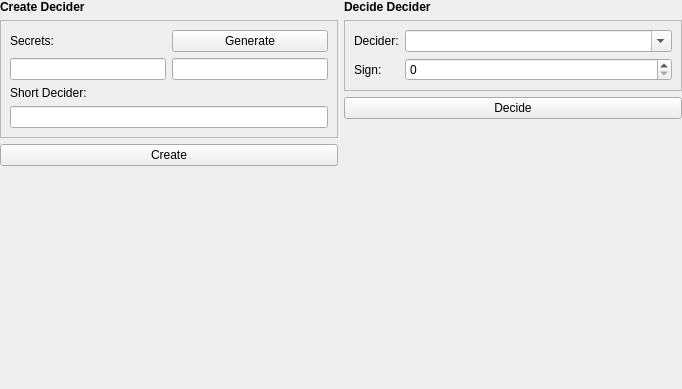
<?xml version="1.0" encoding="UTF-8"?>
<ui version="4.0">
 <class>Form</class>
 <widget class="QWidget" name="Form">
  <property name="geometry">
   <rect>
    <x>0</x>
    <y>0</y>
    <width>682</width>
    <height>389</height>
   </rect>
  </property>
  <property name="windowTitle">
   <string>Form</string>
  </property>
  <layout class="QHBoxLayout" name="horizontalLayout" stretch="1,1">
   <property name="leftMargin">
    <number>0</number>
   </property>
   <property name="topMargin">
    <number>0</number>
   </property>
   <property name="rightMargin">
    <number>0</number>
   </property>
   <property name="bottomMargin">
    <number>0</number>
   </property>
   <item>
    <widget class="QWidget" name="widget_2" native="true">
     <layout class="QVBoxLayout" name="verticalLayout">
      <property name="leftMargin">
       <number>0</number>
      </property>
      <property name="topMargin">
       <number>0</number>
      </property>
      <property name="rightMargin">
       <number>0</number>
      </property>
      <property name="bottomMargin">
       <number>0</number>
      </property>
      <item>
       <widget class="QLabel" name="label">
        <property name="text">
         <string>&lt;b&gt;Create Decider&lt;/b&gt;</string>
        </property>
       </widget>
      </item>
      <item>
       <widget class="QFrame" name="frame_3">
        <property name="frameShape">
         <enum>QFrame::StyledPanel</enum>
        </property>
        <property name="frameShadow">
         <enum>QFrame::Raised</enum>
        </property>
        <layout class="QGridLayout" name="gridLayout">
         <item row="1" column="0">
          <widget class="QLineEdit" name="lineEdit"/>
         </item>
         <item row="3" column="0" colspan="2">
          <widget class="QLineEdit" name="lineEdit_3">
           <property name="readOnly">
            <bool>true</bool>
           </property>
          </widget>
         </item>
         <item row="1" column="1">
          <widget class="QLineEdit" name="lineEdit_2"/>
         </item>
         <item row="0" column="0">
          <widget class="QLabel" name="label_3">
           <property name="text">
            <string>Secrets:</string>
           </property>
          </widget>
         </item>
         <item row="0" column="1">
          <widget class="QPushButton" name="pushButton">
           <property name="text">
            <string>Generate</string>
           </property>
          </widget>
         </item>
         <item row="2" column="0">
          <widget class="QLabel" name="label_4">
           <property name="text">
            <string>Short Decider:</string>
           </property>
          </widget>
         </item>
        </layout>
       </widget>
      </item>
      <item>
       <widget class="QPushButton" name="pushButton_2">
        <property name="text">
         <string>Create</string>
        </property>
       </widget>
      </item>
      <item>
       <spacer name="verticalSpacer">
        <property name="orientation">
         <enum>Qt::Vertical</enum>
        </property>
        <property name="sizeHint" stdset="0">
         <size>
          <width>20</width>
          <height>40</height>
         </size>
        </property>
       </spacer>
      </item>
     </layout>
    </widget>
   </item>
   <item>
    <widget class="QWidget" name="widget" native="true">
     <layout class="QVBoxLayout" name="verticalLayout_2">
      <property name="leftMargin">
       <number>0</number>
      </property>
      <property name="topMargin">
       <number>0</number>
      </property>
      <property name="rightMargin">
       <number>0</number>
      </property>
      <property name="bottomMargin">
       <number>0</number>
      </property>
      <item>
       <widget class="QLabel" name="label_2">
        <property name="text">
         <string>&lt;b&gt;Decide Decider&lt;/b&gt;</string>
        </property>
       </widget>
      </item>
      <item>
       <widget class="QFrame" name="frame_4">
        <property name="frameShape">
         <enum>QFrame::StyledPanel</enum>
        </property>
        <property name="frameShadow">
         <enum>QFrame::Raised</enum>
        </property>
        <layout class="QGridLayout" name="gridLayout_2" columnstretch="0,1">
         <item row="0" column="1">
          <widget class="QComboBox" name="comboBox">
           <property name="editable">
            <bool>true</bool>
           </property>
          </widget>
         </item>
         <item row="0" column="0">
          <widget class="QLabel" name="label_5">
           <property name="text">
            <string>Decider:</string>
           </property>
          </widget>
         </item>
         <item row="1" column="0">
          <widget class="QLabel" name="label_6">
           <property name="text">
            <string>Sign:</string>
           </property>
          </widget>
         </item>
         <item row="1" column="1">
          <widget class="QSpinBox" name="spinBox"/>
         </item>
        </layout>
       </widget>
      </item>
      <item>
       <widget class="QPushButton" name="pushButton_3">
        <property name="text">
         <string>Decide</string>
        </property>
       </widget>
      </item>
      <item>
       <spacer name="verticalSpacer_2">
        <property name="orientation">
         <enum>Qt::Vertical</enum>
        </property>
        <property name="sizeHint" stdset="0">
         <size>
          <width>20</width>
          <height>40</height>
         </size>
        </property>
       </spacer>
      </item>
     </layout>
    </widget>
   </item>
  </layout>
 </widget>
 <resources/>
 <connections/>
</ui>
